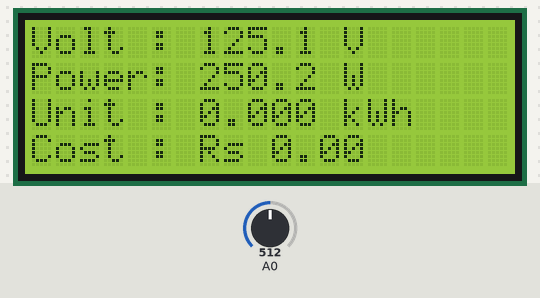
This sketch was run on a simulated ESP8266 (NodeMCU). Shown: 20×4 character LCD. The test bench sets the inputs (shaded band); at power-on: A0 = 512. WiFi joins after 1.5 s; servers stay silent unless stated; what the sketch prints to the serial monitor is not drawn.

Above: at 5.0 s.
5.1 s: A0 set to 1023
At 7.2 s:
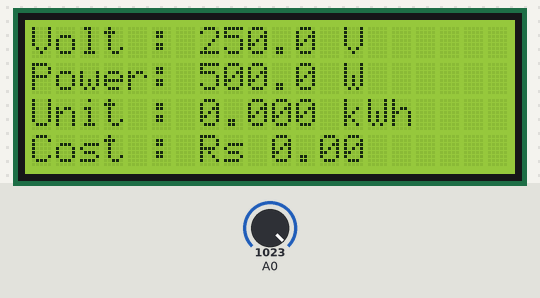
9.3 s: A0 set to 900
At 11.5 s:
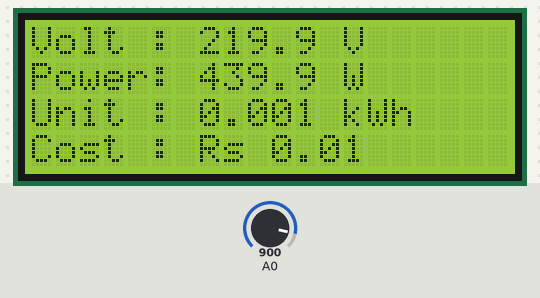
11.8 s: A0 set to 716
At 13.4 s:
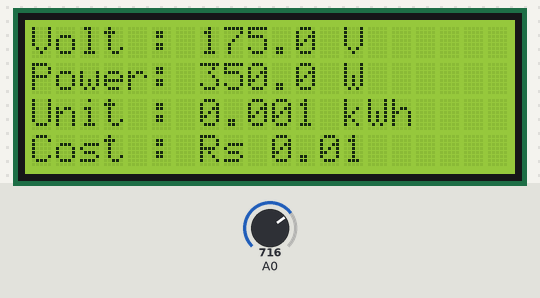
Timing chart, 0 to 14.9 s (numbered marks = the images above; inputs shaded):
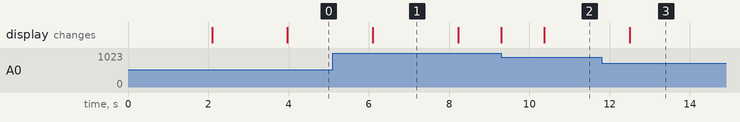

The sketch:

Arduino_NodeMCU_Code.ino
```cpp
/************************************************************
 SMART BILL MONITORING SYSTEM
 NodeMCU ESP8266 + Blynk + ThingSpeak + LCD

 Features:
 - Voltage Monitoring
 - Power Calculation
 - Energy Consumption
 - Bill Estimation
 - LCD Display
 - Blynk Dashboard
 - ThingSpeak Cloud Upload
************************************************************/

// ================= BLYNK CONFIG =================

#define BLYNK_TEMPLATE_ID "TMPLxxxx"
#define BLYNK_TEMPLATE_NAME "Smart Meter"

#define BLYNK_PRINT Serial

// ================= LIBRARIES =================

#include <ESP8266WiFi.h>
#include <BlynkSimpleEsp8266.h>
#include <ESP8266HTTPClient.h>
#include <WiFiClient.h>
#include <Wire.h>
#include <LiquidCrystal_I2C.h>

// ================= WIFI & BLYNK =================

// Replace with your credentials

char auth[] = "YOUR_BLYNK_AUTH_TOKEN";

char ssid[] = "MakerSpace";
char pass[] = "password";

// ================= THINGSPEAK =================

// Replace with your ThingSpeak Write API Key

String thingSpeakAPI = "8KJ0ET7K5R0QICEW";

const char* host = "api.thingspeak.com";

// ================= LCD CONFIG =================

// LCD Address = 0x27
// LCD Size = 20 Columns x 4 Rows

LiquidCrystal_I2C lcd(0x27, 20, 4);

// ================= VARIABLES =================

float voltage = 0.0;
float current = 2.0;          // Simulated constant current
float power = 0.0;
float energy = 0.0;
float cost = 0.0;

float tariff = 8.0;           // Rs per kWh

unsigned long lastTime = 0;
unsigned long lastThingSpeakUpdate = 0;

// =================================================
// SETUP
// =================================================

void setup() {

  Serial.begin(115200);

  // ================= LCD START =================

  lcd.init();
  lcd.backlight();

  lcd.setCursor(2, 0);
  lcd.print("SMART METER");

  lcd.setCursor(1, 1);
  lcd.print("Initializing...");

  delay(2000);

  lcd.clear();

  // ================= WIFI + BLYNK =================

  Blynk.begin(auth, ssid, pass);

  // ================= I2C START =================

  Wire.begin(D2, D1);

  // ================= TIMER INIT =================

  lastTime = millis();

  Serial.println("System Started");
}

// =================================================
// LOOP
// =================================================

void loop() {

  // Run Blynk
  Blynk.run();

  // =================================================
  // SENSOR READING
  // =================================================

  int sensorValue = analogRead(A0);

  // Simulated Voltage Calculation
  voltage = (sensorValue * 250.0) / 1023.0;

  // Prevent Negative Values
  if (voltage < 0) {
    voltage = 0;
  }

  // =================================================
  // POWER CALCULATION
  // =================================================

  power = voltage * current;

  // =================================================
  // ENERGY CALCULATION
  // =================================================

  unsigned long currentTime = millis();

  float hours = (currentTime - lastTime) / 3600000.0;

  energy += (power * hours) / 1000.0;

  lastTime = currentTime;

  // =================================================
  // COST CALCULATION
  // =================================================

  cost = energy * tariff;

  // =================================================
  // SERIAL MONITOR OUTPUT
  // =================================================

  Serial.print("Voltage: ");
  Serial.print(voltage);

  Serial.print(" V | Power: ");
  Serial.print(power);

  Serial.print(" W | Energy: ");
  Serial.print(energy);

  Serial.print(" kWh | Cost: Rs ");
  Serial.println(cost);

  // =================================================
  // LCD DISPLAY
  // =================================================

  lcd.setCursor(0, 0);
  lcd.print("Volt : ");
  lcd.print(voltage, 1);
  lcd.print(" V   ");

  lcd.setCursor(0, 1);
  lcd.print("Power: ");
  lcd.print(power, 1);
  lcd.print(" W   ");

  lcd.setCursor(0, 2);
  lcd.print("Unit : ");
  lcd.print(energy, 3);
  lcd.print(" kWh ");

  lcd.setCursor(0, 3);
  lcd.print("Cost : Rs ");
  lcd.print(cost, 2);
  lcd.print("   ");

  // =================================================
  // BLYNK UPDATE
  // =================================================

  Blynk.virtualWrite(V0, voltage);
  Blynk.virtualWrite(V1, power);
  Blynk.virtualWrite(V2, energy);
  Blynk.virtualWrite(V3, cost);

  // =================================================
  // THINGSPEAK UPDATE (EVERY 20 SECONDS)
  // =================================================

  if (millis() - lastThingSpeakUpdate > 20000) {

    if (WiFi.status() == WL_CONNECTED) {

      WiFiClient client;
      HTTPClient http;

      String url =
        "http://" + String(host) +
        "/update?api_key=" + thingSpeakAPI +
        "&field1=" + String(voltage) +
        "&field2=" + String(current) +
        "&field3=" + String(power) +
        "&field4=" + String(energy) +
        "&field5=" + String(cost);

      Serial.println("Sending data to ThingSpeak...");
      Serial.println(url);

      http.begin(client, url);

      int httpCode = http.GET();

      if (httpCode > 0) {

        Serial.print("ThingSpeak Update Success. HTTP Code: ");
        Serial.println(httpCode);

      } else {

        Serial.print("ThingSpeak Error: ");
        Serial.println(http.errorToString(httpCode));
      }

      http.end();

    } else {

      Serial.println("WiFi Disconnected");
    }

    lastThingSpeakUpdate = millis();
  }

  delay(1000);
}
```

Measured:
- after the input at 5.1 s, the display: changes after 1.0 s (image 1)
- after the input at 9.3 s, the display: changes after 1.1 s (image 2)
- what the display in image 1 shows lasts 2.1 s, from 6.1 s to 8.2 s
